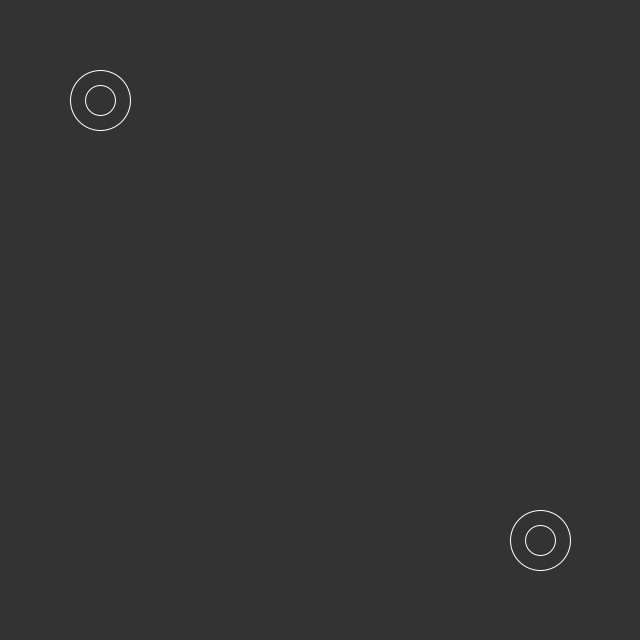
Frame 1 (no input)
Frame 60 (the mouse pressed at the canvas centre just before this capture): identical to frame 1, image omitted
Frame 120 (the mouse held since frame 60 and released just before this capture): identical to frame 1, image omitted

The Processing sketch that drew this single still picture (run headless with seeded random() and noise(); from frame 60 on, the mouse is pressed at the canvas centre):

// Processing sketch: sketch_02_function_definition_with_parameter
// ── sketch_02_function_definition_with_parameter.pde

void setup() {
  size(640, 640);
  noFill();
  stroke(255);
}

void draw() {
  
  background(51);
  
  
  //円の中心をパラメータで指定できるようにする
  
  doubleCircle(100,100);  
  doubleCircle(540,540);
  
  //doubleCicle(mouseX, mouesY);
  
}

//関数「doubleCircle」の定義
//2つのint型のパラメータ centerX, centerYを追加

void doubleCircle(int centerX, int centerY){
  
  ellipse(centerX, centerY,30,30);
  ellipse(centerX, centerY,60,60);
  
}


/*
関数定義の例

1. 一般的な関数の定義
================================
[戻り値の型] [関数名] ([パラメータ]) {
  
  内部の処理
  
  return [戻り値];
  
}
================================

2. 戻り値がない関数の定義
================================
void [関数名] ([パラメータ]) {
  
  内部の処理
  
}
================================

3. 戻り値もパラメータもない関数
================================
void [関数名] () {
  
  内部の処理
  
}
================================

*/
